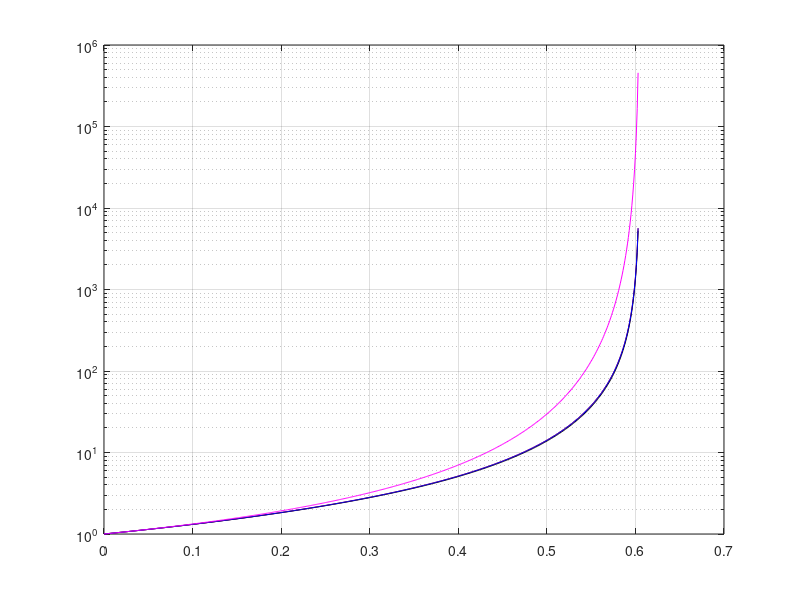

Write the MATLAB code that produced this figure.
%PlotBimodal

close all
clear all

RFV = @(ratio, vliq) (.395-.395*vliq).*((1-ratio).^exp(1))+vliq-.395;
H = @(vfrac) (2*(1-vfrac)./(abs(1-vfrac)+(1-vfrac))).*(1+0.75.*((vfrac)./(1-(vfrac)))).^2;
H2 = @(vfrac) (2*(0.605-vfrac)./(abs(0.605-vfrac)+(0.605-vfrac))).*(1+0.75.*((vfrac./0.605)./(1-(vfrac./0.605)))).^2;
H3 = @(vfrac) (2*(1-vfrac)./(abs(1-vfrac)+(1-vfrac))).*(1-vfrac)^-1.5;
H4 = @(vfrac) (2*(0.605-vfrac)./(abs(0.605-vfrac)+(0.605-vfrac))).*(1-(vfrac/(1-((1-.605)/.605)*vfrac)))^(-2.5);
H5 = @(vfrac) (2*(0.605-vfrac)./(abs(0.605-vfrac)+(0.605-vfrac))).*(1-vfrac/0.605)^(-2);
H6 = @(vfrac) (2*(0.605-vfrac)./(abs(0.605-vfrac)+(0.605-vfrac))).*(1-vfrac/0.605)^(-2.5*0.605);

xm = [0:0.001:.603];
xb = [0.54:0.001:.635];
xc = [0.54:0.001:.67];
xd = [0.54:0.001:.745];
x0 = [0.54:0.001:.76];

for i=1:length(xm)
    Maron(i) = H5(xm(i));
end
for i=1:length(xm)
    KD(i) = H3(xm(i)/RFV(1,1));
end
for i=1:length(xm)
    KD(i) = H6(xm(i));
end
for i=1:length(xm)
    Farris(i) = H4(xm(i));
end

for i=1:length(xm)
    vc  = xm(i)-.25;
    vf = .25/RFV(1, 1-vc);
    Hm(i) = H3(vc/RFV(1,1))*H3(vf);
end
% for i=1:length(xm)
%     vc  = xm(i)-.25;
%     vf = .25/RFV(1, 1-vc);
%     Hm2(i) = H(vc/.54)*H(vf);
% end
% for i=1:length(xm)
%     vc  = xm(i)-.25;
%     vf = .25/RFV(1, 1-vc);
%     Hm3(i) = H3(vc, RFV(1, 1-vc))*H3(vf, RFV(1, 1-vf));
% end
% for i=1:length(xm)
%     Hu(i) = H2(xm(i));
% end
% for i=1:length(xm)
%     Hu2(i) = H3(xm(i), RFV(1, 1-xm(i)));
% end
% for i=1:length(xm)
%     Hu3(i) = H4(xm(i));
% end
% for i=1:length(xb)
%     vc  = xb(i)-.25;
%     vf = .25/RFV(.477, 1-vc);
%     Hb(i) = H(vc/RFV(1,1))*H(vf);
% end
% for i=1:length(xc)
%     vc  = xc(i)-.25;
%     vf = .25/RFV(.313, 1-vc);
%     Hc(i) = H(vc/RFV(1,1))*H(vf);
% end
% for i=1:length(xd)
%     vc  = xd(i)-.25;
%     vf = .25/RFV(.138, 1-vc);
%     Hd(i) = H(vc/RFV(1,1))*H(vf);
% end
% for i=1:length(x0)
%     vc  = x0(i)-.25;
%     vf = .25/RFV(0, 1-vc);
%     H0(i) = H(vc/RFV(1,1))*H(vf);
% end
semilogy(xm, KD, 'r');
hold on
 semilogy(xm, Hm, 'k');
 semilogy(xm, KD, 'b');
semilogy(xm, Farris, 'm');
%semilogy(xm, Hu3, 'm*');
%semilogy(xm, Hu2, 'y*');
% semilogy(xb, Hb);
% semilogy(xc, Hc);
% semilogy(xd, Hd);
% semilogy(x0, H0);
grid on
